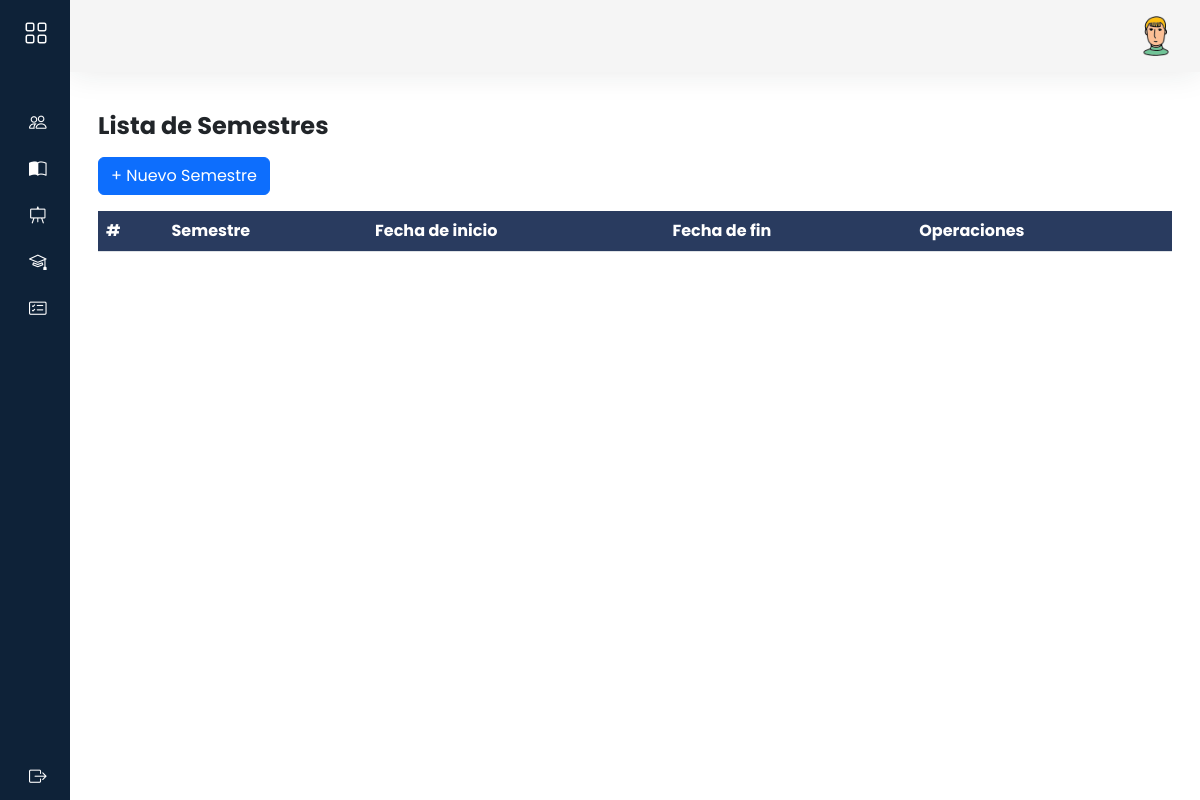
The app's page /admi/semestres/, older data.
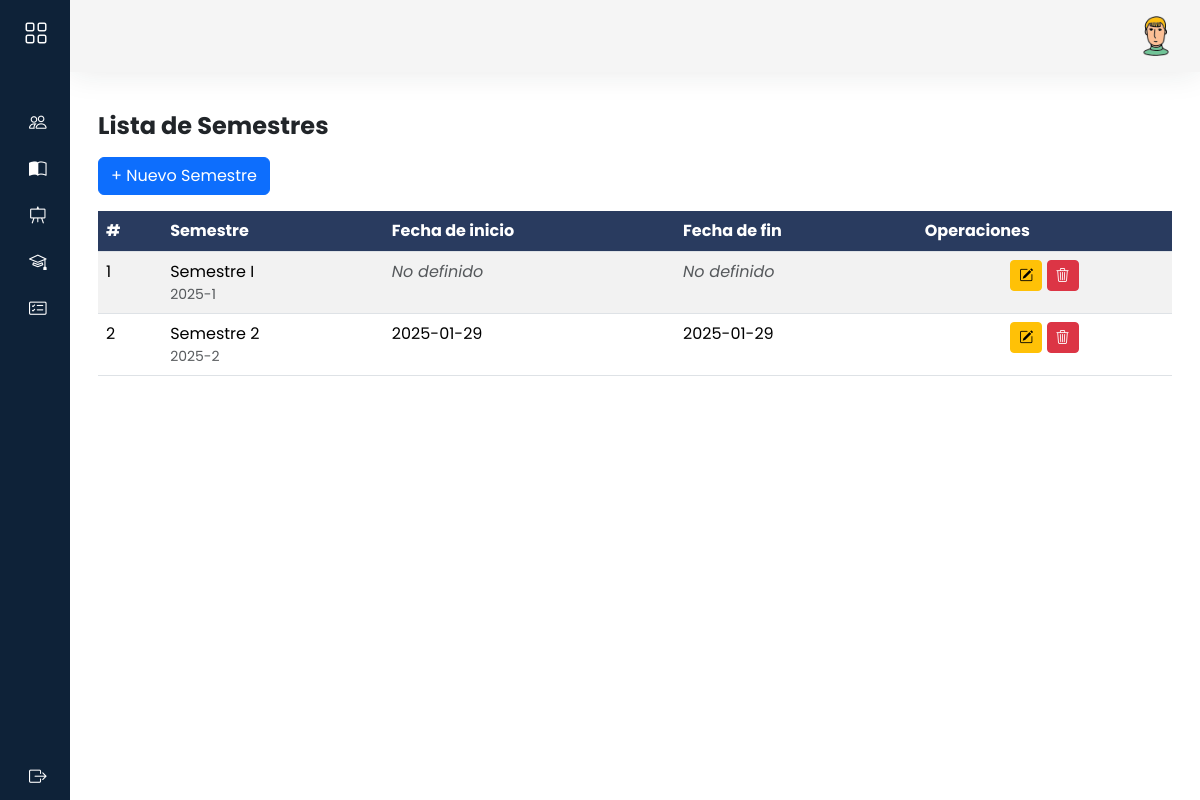
The same page, newer data.
### models/semestre_modal.py (models this page shows, shortened)
class Semestre(db.Model):
    __tablename__ = 'semestres'
    id = db.Column(db.Integer, primary_key=True)
    gestion = db.Column(db.String(20), nullable=False)  # Ej: "2025-1"
    semestre_num = db.Column(db.String(50), nullable=False)  # Ej: "2025-1"
    fecha_inicio = db.Column(db.Date, nullable=True)
    fecha_fin = db.Column(db.Date, nullable=True)
    inscripciones = db.relationship('Inscripcion',back_populates='semestre')
    @staticmethod
    def get_all():
        return Semestre.query.all()

### controllers/admi/semestre_controller.py (the view)
@semestre_bp.route("/")
def index():
    semestres = Semestre.get_all()
    return semestre_view.list(semestres)

### views/admi/semestre_view.py (called while the page is built)
def list(semestres):
    return render_template('admi/semestres/index.html',semestres=semestres)

### templates/admi/semestres/index.html (shortened to what this page needs)
{% extends 'admi/base.html' %}
{% block content %}
<h3 class="fw-bold fs-4 my-3">Lista de Semestres
</h3>
<div class="mb-3">
    <a data-bs-toggle="modal" data-bs-target="#modalNuevoSemestre" class="btn btn-primary">
        + Nuevo Semestre
    </a>
</div>
<div class="row">
    <div class="col-12">
        <div class="table-responsive">
            <table id="mi-tabla" class="table table-striped  display nowrap" style="width:100%">
                <thead>
                    <tr class="highlight">
                        <th>#</th>
                        <th>Semestre</th>
                        <th>Fecha de inicio</th>
                        <th>Fecha de fin</th>
                        <th>Operaciones</th>
                    </tr>
                </thead>
                <tbody>
                    {%for item in semestres%}
                    <tr>
                        <td>{{item.id}}</td>
                        <td>
                            <div>{{ item.semestre_num}}</div>
                            {% if item.gestion %}
                            <div class="text-muted small">{{ item.gestion }}</div>
                            {% endif %}
                        </td>
                        <td>
                            {% if item.fecha_inicio %}
                            {{ item.fecha_inicio }}
                            {% else %}
                            <span class="text-muted fst-italic text-center">No definido</span>
                            {% endif %}
                        </td>
                        <td>
                            {% if item.fecha_fin%}
                            {{ item.fecha_fin }}
                            {% else %}
                            <span class="text-muted fst-italic text-center">No definido</span>
                            {% endif %}
                        </td>
                        <td class="text-center">
                            <a data-bs-toggle="modal" data-bs-target="#modalEditarSemestre{{ item.id }}"
                                class="btn btn-warning btn-sm"><i class="bi bi-pencil-square"></i></a>
                            <a class="btn btn-danger btn-sm" data-bs-toggle="modal"
                                data-bs-target="#modalConfirmarEliminar"
                                data-url="{{ url_for('curso.delete', id=item.id) }}">
                                <i class="bi bi-trash3"></i>
                            </a>
                        </td>
                    </tr>
                    {%endfor%}
                </tbody>
            </table>
        </div>
    </div>
</div>
{% endblock %}

### templates/admi/base.html (shortened to what this page needs)
<!doctype html>
<html lang="es">
<head>
    <link href="https://cdn.jsdelivr.net/npm/bootstrap@5.3.7/dist/css/bootstrap.min.css" rel="stylesheet"
>
    <link rel="stylesheet" href="{{ url_for('static', filename='css/estilos.css') }}">
    <link rel="stylesheet" href="https://cdn.jsdelivr.net/npm/bootstrap-icons@1.13.1/font/bootstrap-icons.min.css">
    <link href="https://cdn.datatables.net/v/bs5/dt-2.3.2/datatables.min.css" rel="stylesheet"
>
</head>
<body>
    <div class="wrapper">
        <aside id="sidebar">
            <div class="d-flex">
                <button id="toggle-btn" class="toggle-btn" type="button">
                    <i class="bi bi-grid"></i>
                </button>
            </div>
            <ul class="sidebar-nav">
                <li class="sidebar-item">
                    <a href="/usuarios/" class="sidebar-link">
                        <i class="bi bi-people"></i>
                    </a>
                </li>
                <li class="sidebar-item">
                    <a href="/admi/cursos/" class="sidebar-link">
                        <i class="bi bi-book-half"></i>
                    </a>
                </li>
                <li class="sidebar-item">
                    <a href="/admi/docentes/" class="sidebar-link">
                        <i class="bi bi-easel"></i>
                    </a>
                </li>
                <li class="sidebar-item">
                    <a href="/admi/estudiantes/" class="sidebar-link">
                        <i class="bi bi-mortarboard"></i>
                    </a>
                </li>
                <li class="sidebar-item">
                    <a href="#" class="sidebar-link collapsed has-dropdown" data-bs-toggle="collapse"
                        data-bs-target="#ins" aria-expanded="false" aria-controls="ins">
                        <i class="bi bi-card-checklist"></i>
                    </a>
                </li>
            </ul>
            <div class="sidebar-footer">
                <a href="/admi/usuarios/logout" class="sidebar-link">
                    <i class="bi bi-box-arrow-right"></i>
                </a>
            </div>
        </aside>
        <div class="main">
            <nav class="navbar navbar-expand px-4 py-3">
                <div class="navbar-collapse collapse">
                    <ul class="navbar-nav ms-auto">
                        <li class="nav-item dropdown">
                            <a href="#" class="nav-icon pe-md-0" data-bs-toggle="dropdown">
                                <img src="{{ url_for('static', filename='img/account.png') }}" class="avatar img-fluid"
                                    alt="account">
                            </a>
                        </li>
                    </ul>
                </div>
            </nav>
            <main class="content px-3 py-4">
                <div class="container-fluid">
                    <div class="mb-3">
                        {% block content %}
                        {% endblock %}
                    </div>
                </div>
            </main>
        </div>
    </div>
</body>
</html>

### static/css/estilos.css (style rules this page uses)
body { font-family: 'Poppins', sans-serif; background: #ececec; }
::placeholder { font-size: 16px; }
a { text-decoration: none; }
li { list-style: none; }
.wrapper { display: flex; }
.main { display: flex; flex-direction: column; min-height: 100vh; width: 100%; overflow: hidden; transition: all 0.35s ease-in-out; background-color: #fff; min-width: 0; }
#sidebar { width: 70px; min-width: 70px; z-index: 1000; transition: all .25s ease-in-out; background-color: #0e2238; display: flex; flex-direction: column; }
.toggle-btn { background-color: transparent; cursor: pointer; border: 0; padding: 1rem 1.5rem; }
.toggle-btn i { font-size: 1.5rem; color: #FFF; }
.sidebar-nav { padding: 2rem 0; flex: 1 1 auto; }
a.sidebar-link { padding: .625rem 1.625rem; color: #FFF; display: block; font-size: 0.9rem; white-space: nowrap; border-left: 3px solid transparent; }
.sidebar-link i, .dropdown-item i { font-size: 1.1rem; margin-right: .75rem; }
.sidebar-item { position: relative; }
.navbar { background-color: #f5f5f5; box-shadow: 0 0 2rem 0 rgba(33, 37, 41, .1); }
.navbar-expand .navbar-collapse { min-width: 200px; }
.avatar { height: 40px; width: 40px; }
.table>thead tr { color: #FFF; text-align: left; }
tr.highlight th { background-color: #293b5f !important; color: #FFF; }
.content { flex: 1 1 auto; }

Row changes from the older to the newer data that the page shows:
added Semestre: id "1", semestre_num "Semestre I", gestion "2025-1", shows "No definido"
added Semestre: id "2", semestre_num "Semestre 2", gestion "2025-2", fecha_inicio "2025-01-29", fecha_fin "2025-01-29"
